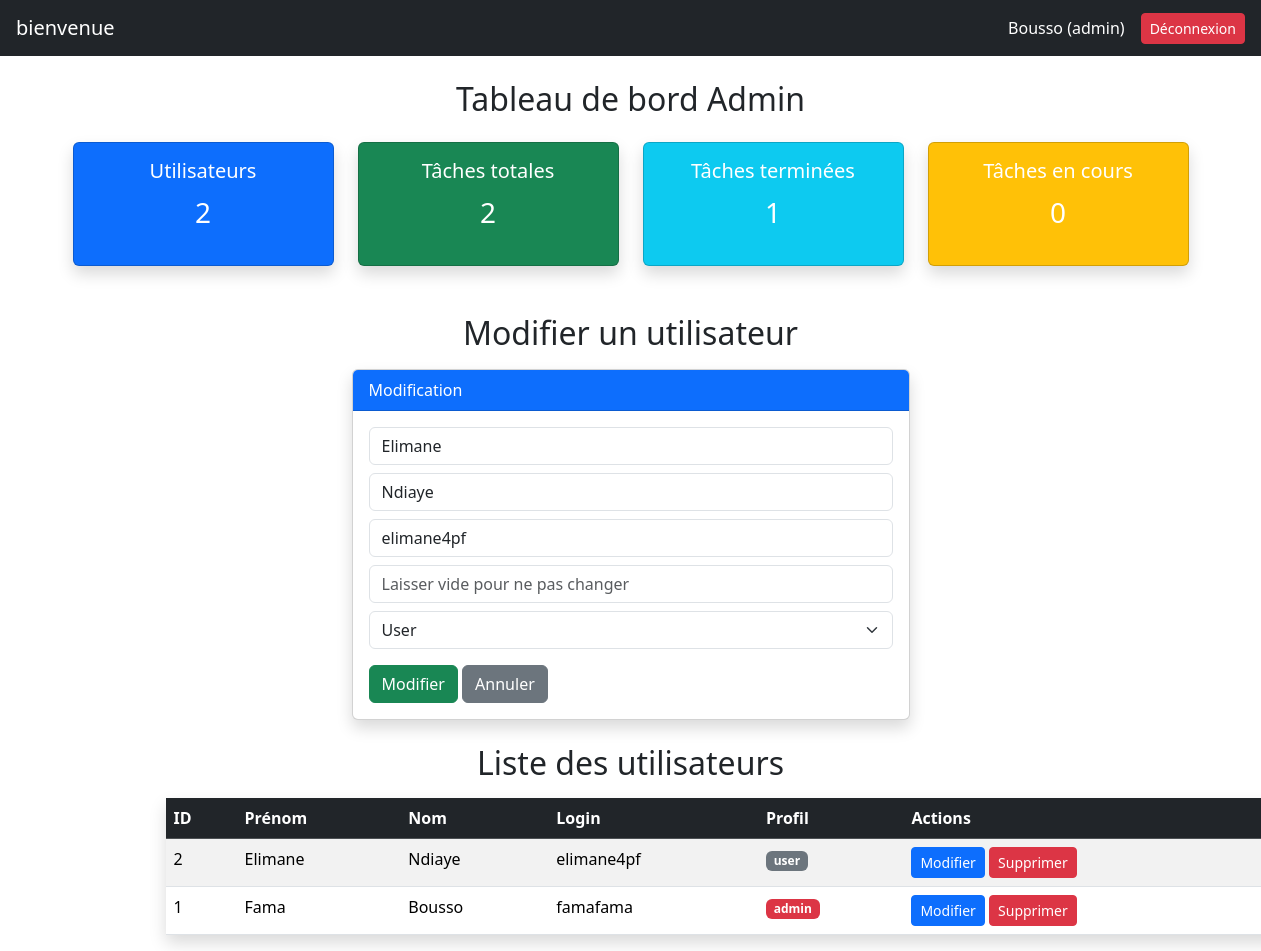
Screenshot of /utilisateurs.php?modifier=2 (signed in) with the database file from the repository.
### tables this page shows
CREATE TABLE `utilisateur` (
  `id` int(11) NOT NULL,
  `prenom` varchar(20) NOT NULL,
  `nom` varchar(20) NOT NULL,
  `login` varchar(20) NOT NULL,
  `mdp` varchar(100) NOT NULL,
  `profil` enum('admin','user') DEFAULT 'user'
);

### utilisateurs.php (the view, shortened to what this page needs)
<?php
require_once 'db.php';
include 'includes/header.php';
$stmt = $pdo->query("SELECT * FROM utilisateur ORDER BY id DESC");
$users = $stmt->fetchAll();
$user_a_modifier = null;
if (isset($_GET['modifier'])) {
    $id = $_GET['modifier'];
    $stmt = $pdo->prepare("SELECT * FROM utilisateur WHERE id=?");
    $stmt->execute([$id]);
    $user_a_modifier = $stmt->fetch();
}
$totalUsers = count($users);
$totalTasks = $pdo->query("SELECT COUNT(*) FROM tache")->fetchColumn();
$doneTasks = $pdo->query("SELECT COUNT(*) FROM tache WHERE statut='terminee'")->fetchColumn();
$pendingTasks = $pdo->query("SELECT COUNT(*) FROM tache WHERE statut='en_cours'")->fetchColumn();
?>
<div class="container mt-4">
  <h2 class="mb-4 text-center">Tableau de bord Admin</h2>
  <div class="row mb-5">
    <div class="col-md-3">
      <div class="card text-white bg-primary shadow">
        <div class="card-body text-center">
          <h5 class="card-title">Utilisateurs</h5>
          <p class="fs-3"><?= $totalUsers ?></p>
        </div>
      </div>
    </div>
    <div class="col-md-3">
      <div class="card text-white bg-success shadow">
        <div class="card-body text-center">
          <h5 class="card-title">Tâches totales</h5>
          <p class="fs-3"><?= $totalTasks ?></p>
        </div>
      </div>
    </div>
    <div class="col-md-3">
      <div class="card text-white bg-info shadow">
        <div class="card-body text-center">
          <h5 class="card-title">Tâches terminées</h5>
          <p class="fs-3"><?= $doneTasks ?></p>
        </div>
      </div>
    </div>
    <div class="col-md-3">
      <div class="card text-white bg-warning shadow">
        <div class="card-body text-center">
          <h5 class="card-title">Tâches en cours</h5>
          <p class="fs-3"><?= $pendingTasks ?></p>
        </div>
      </div>
    </div>
  </div>
  <h2 class="mb-3 text-center"><?= $user_a_modifier ? "Modifier un utilisateur" : "Ajouter un utilisateur" ?></h2>
  <div class="card mb-4 col-md-6 offset-md-3 shadow">
    <div class="card-header bg-primary text-white"><?= $user_a_modifier ? "Modification" : "Nouveau" ?></div>
    <div class="card-body">
      <form method="POST" action="actions.php">
        <input type="text" name="prenom" class="form-control mb-2" placeholder="Prénom" required value="<?= $user_a_modifier['prenom'] ?? '' ?>">
        <input type="text" name="nom" class="form-control mb-2" placeholder="Nom" required value="<?= $user_a_modifier['nom'] ?? '' ?>">
        <input type="text" name="login" class="form-control mb-2" placeholder="Login" required value="<?= $user_a_modifier['login'] ?? '' ?>">
        <input type="password" name="mdp" class="form-control mb-2" placeholder="<?= $user_a_modifier ? 'Laisser vide pour ne pas changer' : 'Mot de passe' ?>">
        <select name="profil" class="form-select mb-3">
          <option value="user" <?= ($user_a_modifier['profil'] ?? '') == 'user' ? 'selected' : '' ?>>User</option>
        </select>
        <button class="btn btn-success"><?= $user_a_modifier ? "Modifier" : "Ajouter" ?></button>
        <?php if ($user_a_modifier): ?><a href="utilisateurs.php" class="btn btn-secondary">Annuler</a><?php endif; ?>
      </form>
    </div>
  </div>
  <h2 class="mb-3 text-center">Liste des utilisateurs</h2>
  <table class="table table-striped table-hover col-md-10 offset-1 shadow">
    <thead class="table-dark">
      <tr>
        <th>ID</th>
        <th>Prénom</th>
        <th>Nom</th>
        <th>Login</th>
        <th>Profil</th>
        <th>Actions</th>
      </tr>
    </thead>
    <tbody>
      <?php foreach($users as $u): ?>
        <tr>
          <td><?= $u['id'] ?></td>
          <td><?= htmlspecialchars($u['prenom']) ?></td>
          <td><?= htmlspecialchars($u['nom']) ?></td>
          <td><?= htmlspecialchars($u['login']) ?></td>
          <td>
            <span class="badge bg-<?= $u['profil']=='admin'?'danger':'secondary' ?>">
              <?= $u['profil'] ?>
            </span>
          </td>
          <td>
            <a href="utilisateurs.php?modifier=<?= $u['id'] ?>" class="btn btn-sm btn-primary">Modifier</a>
            <a href="actions.php?supprimer_user=<?= $u['id'] ?>" class="btn btn-sm btn-danger" onclick="return confirm('Supprimer cet utilisateur ?');">Supprimer</a>
          </td>
        </tr>
      <?php endforeach; ?>
    </tbody>
  </table>
</div>

### rows the page displays
utilisateur: prenom "Elimane", nom "Ndiaye", login "elimane4pf", profil "User", id "2", profil "user"
utilisateur: id "1", prenom "Fama", nom "Bousso", login "famafama", profil "admin"

### other values shown
$_SESSION['nom'] "Bousso"
$_SESSION['profil'] "admin"
$totalUsers "2"
$totalTasks "2"
$doneTasks "1"
$pendingTasks "0"
